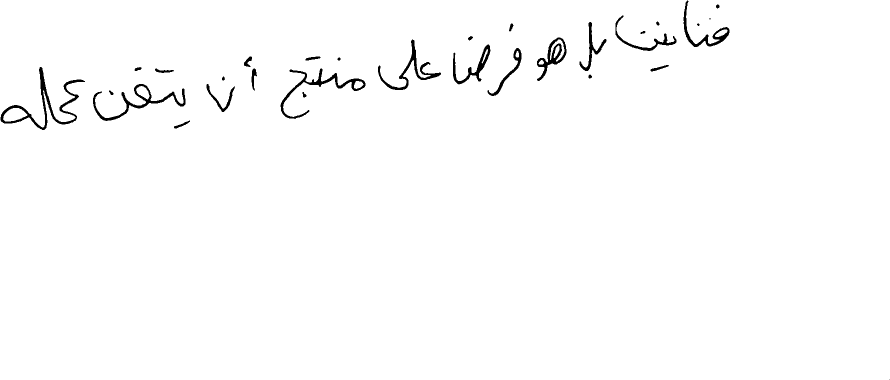
#> input picture test5.tif, 1780 x 760 px (shown at 1/2 size)
$ jupyter execute Pre_Processing_images.ipynb
#> lines starting #> are read from the running program, lines starting #| are printed output that depends on the picture; after the words box and inside, x2 and y2 are one past the last pixel; in counts of white or black regions, pixels touching at a corner belong together
#> further down, image is the input picture: shape (760, 1780, 3); 98.7% white; 31 black regions (3 under 20 px), largest, box (x1, y1, x2, y2) and area: (1, 134, 170, 260) 2836, (561, 137, 731, 238) 2052, (186, 168, 371, 242) 2039
[cell 1]
import numpy as np
import argparse
import cv2 as cv
from collections import Counter
import matplotlib.pyplot as plt
import os
import pandas as pd

[cell 2]
# this function adds white borders to the images to avoid cropping text in the final step
def adding_borders(image,size):
    color = [255, 255, 255]
    top, bottom, left, right = [size]*4
    image_with_border = cv.copyMakeBorder(image, top, bottom, left, right, cv.BORDER_CONSTANT, value=color)

    return image_with_border

[cell 3]
def deskew(image ,show_images=False):
    # function takes in skewed line image and return deskewed image line

#> called with show_images = True
    img = image.copy()

    # first step is to detect edges in the rgb image then create lines

    gray = cv.cvtColor(img, cv.COLOR_BGR2GRAY)
    edges = cv.Canny(gray,50,150,apertureSize = 3)
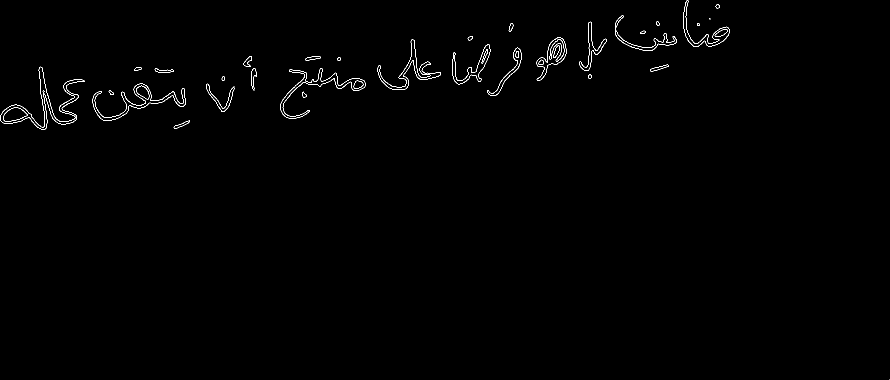
#> edges: shape (760, 1780) (shown at 1/2 size); 0.54% white in thin lines or dots
    # detecting lines through HLP algorithm

    lines = cv.HoughLinesP(edges,10,np.pi/180,100,minLineLength=50,maxLineGap=50)
#> lines = 310 rows, first 6: [757, 148, 844, 139], [672, 172, 966, 136], [1381, 87, 1448, 80], [244, 192, 300, 186], [1095, 105, 1378, 70], [1034, 121, 1200, 103]
    for line in lines:
        x1,y1,x2,y2 = line[0]
        cv.line(img,(x1,y1),(x2,y2),(0,255,0),2)
#> this loop made 310 passes
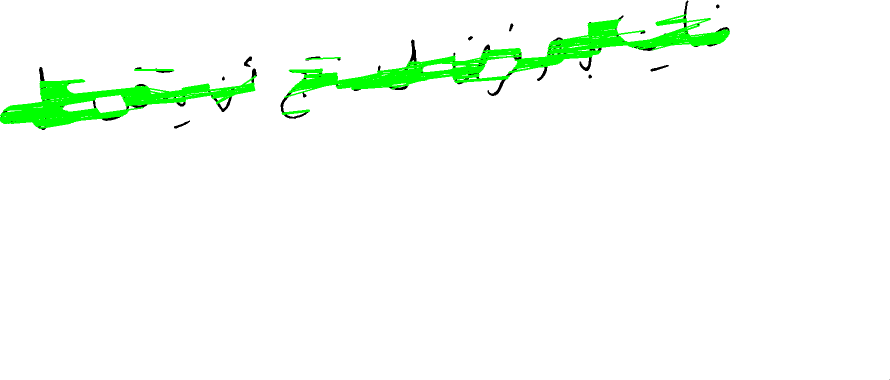
#> img: shape (760, 1780, 3) (shown at 1/2 size); 3.49% of pixels changed, all inside (x1, y1, x2, y2) = (0, 28, 1460, 258)

    # second step clustering lines with the same slope together

    def true_line_slope(lines):
        # this function clusters the slopes together then identifies the cluster of the hieghet number of lines

        slopes = [(l[0][3]-l[0][1])/(l[0][2]-l[0][0])for l in lines if l[0][0]!=l[0][2]]
#> slopes = 310 values, max 0.205 at index 267, min -0.679 at index 269, mean -0.125

        rounded = [round(k,2) for k in slopes]
#> rounded = 310 values, max 0.21 at index 267, min -0.68 at index 269, mean -0.125

        h = Counter(rounded)
#> h = 40 items

        return max(h, key=h.get)

    sl=true_line_slope(lines)
#> sl = -0.12

    #third step detect skew angle

    angle = (np.rad2deg(np.arctan(sl)))
#> angle = -6.84

    # forth step deskew image with the skew angle value

    (h, w) = image.shape[:2]
#> h = 760; w = 1780
    center = (w // 2, h // 2)
#> center = (890, 380)
    M = cv.getRotationMatrix2D(center, angle, 1.0)
#> M = [[0.993, -0.119, 51.61], [0.119, 0.993, -103.3]]
    rotated = cv.warpAffine(image, M, (w, h), flags=cv.INTER_CUBIC, borderMode=cv.BORDER_REPLICATE)
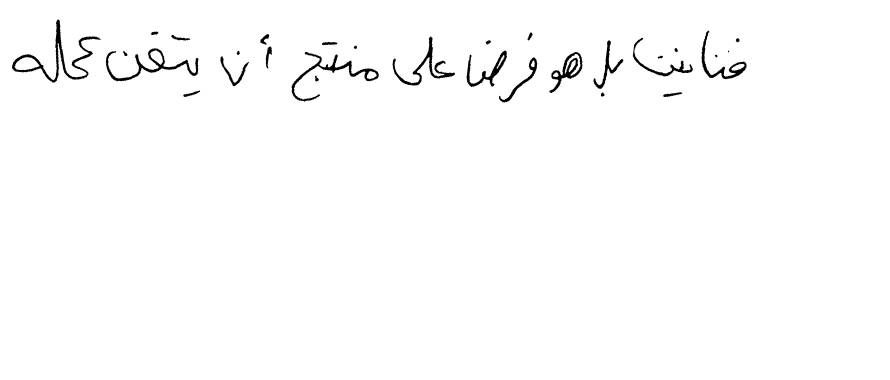
#> rotated: shape (760, 1780, 3) (shown at 1/2 size); min 0, max 255, mean 251.7
    if show_images==True:
        plt.imshow(image)
        plt.figure()
        plt.imshow(rotated)

    return rotated

[cell 4]
# correction of the very thin fonts

def thick_font(image):
    import numpy as np
    image = cv.bitwise_not(image)
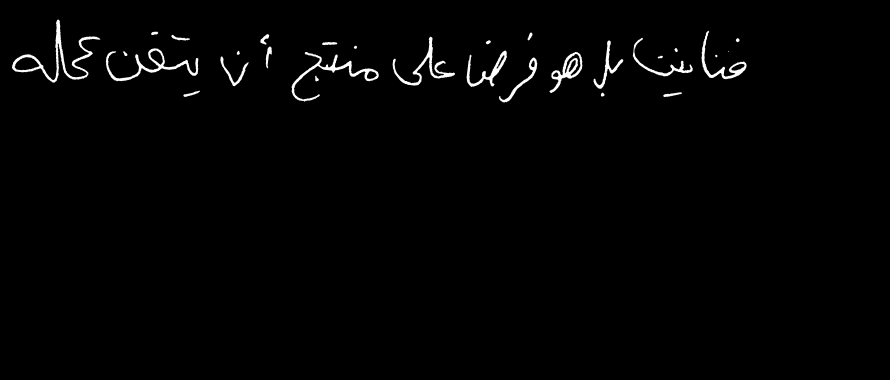
#> image: shape (760, 1780, 3) (shown at 1/2 size); min 0, max 255, mean 3.3
    kernel = np.ones((2,2),np.uint8)
    image = cv.dilate(image, kernel, iterations=1)
    image = cv.bitwise_not(image)
    return (image)

[cell 5]
# remove noisy dots if found
def noise_removal(image):
    kernel = np.ones((1, 1), np.uint8)
    image = cv.dilate(image, kernel, iterations=1)
    kernel = np.ones((1, 1), np.uint8)
    image = cv.erode(image, kernel, iterations=1)
    image = cv.morphologyEx(image, cv.MORPH_CLOSE, kernel)
    image = cv.medianBlur(image, 3)
    return (image)

[cell 6]
#removal of extra space

def remove_extra_info(img):

    gray = cv.cvtColor(img, cv.COLOR_BGR2GRAY)
    gray = 255*(gray < 128).astype(np.uint8) # To invert the text to white
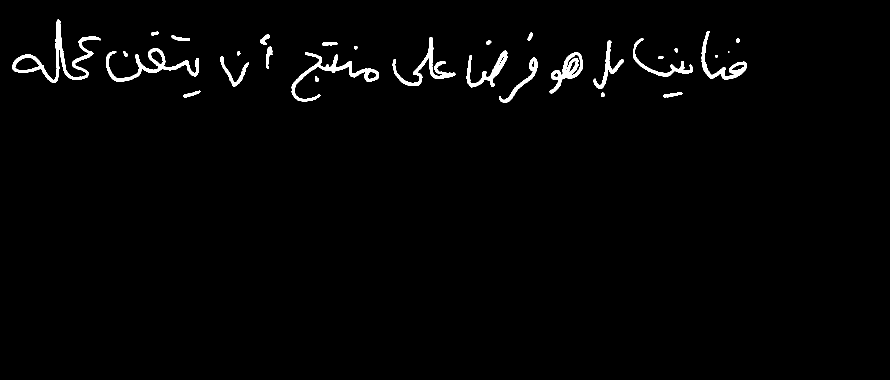
#> gray: shape (760, 1780) (shown at 1/2 size); 1.6% white; 30 white regions (1 under 20 px), largest, box (x1, y1, x2, y2) and area: (24, 39, 202, 166) 3551, (583, 104, 758, 204) 2570, (212, 97, 398, 163) 2561
    coords = cv.findNonZero(gray) # Find all non-zero points (text)
#> coords = contour of 22017 points, box (x1, y1, x2, y2) (24, 39, 1494, 206), area 21066
    x, y, w, h = cv.boundingRect(coords) # Find minimum spanning bounding box
#> x = 24; y = 39; w = 1470; h = 167
    rect = img[y:y+h, x:x+w]
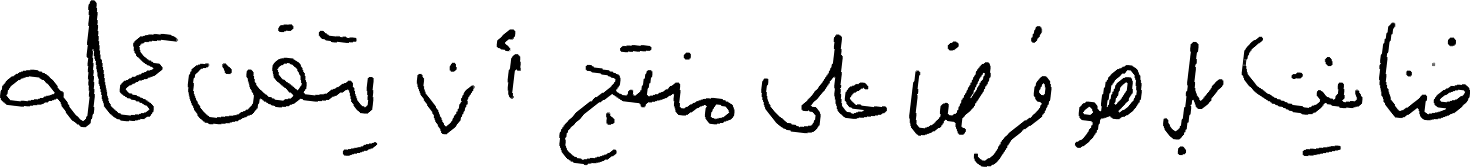
#> rect: shape (167, 1470, 3); min 0, max 255, mean 232.1
    return rect

[cell 7]
#resizing using aspect ratio

def image_resize(image, width = None, height = None, inter = cv.INTER_AREA):
    # initialize the dimensions of the image to be resized and
    # grab the image size
#> called with height = 512, inter = 3
    dim = None
    (h, w) = image.shape[:2]
#> h = 167; w = 1470

    # if both the width and height are None, then return the
    # original image
    if width is None and height is None:
        return image

    # check to see if the width is None
    if width is None:
        # calculate the ratio of the height and construct the
        # dimensions
        r = height / float(h)
#> r = 3.07
        dim = (int(w * r), height)
#> dim = (4506, 512)

    # otherwise, the height is None
    else:
        # calculate the ratio of the width and construct the
        # dimensions
        r = width / float(w)
        dim = (width, int(h * r))

    # resize the image
    resized = cv.resize(image, dim, interpolation = inter)
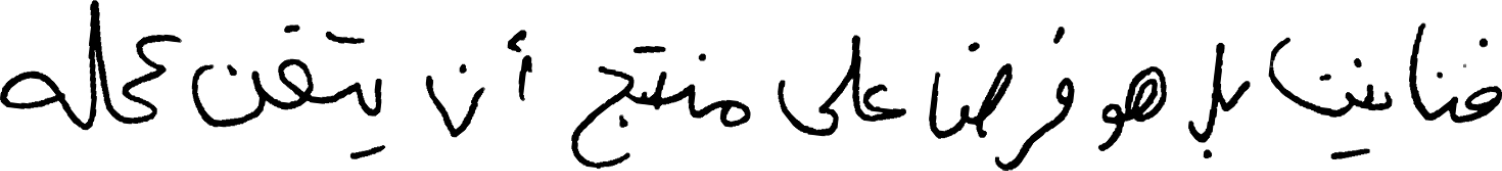
#> resized: shape (512, 4506, 3) (shown at 1/3 size); min 0, max 255, mean 232.1

    # return the resized image
    return resized

[cell 8]
image = cv.imread("test5.tif")
r = deskew(image,show_images=True)
